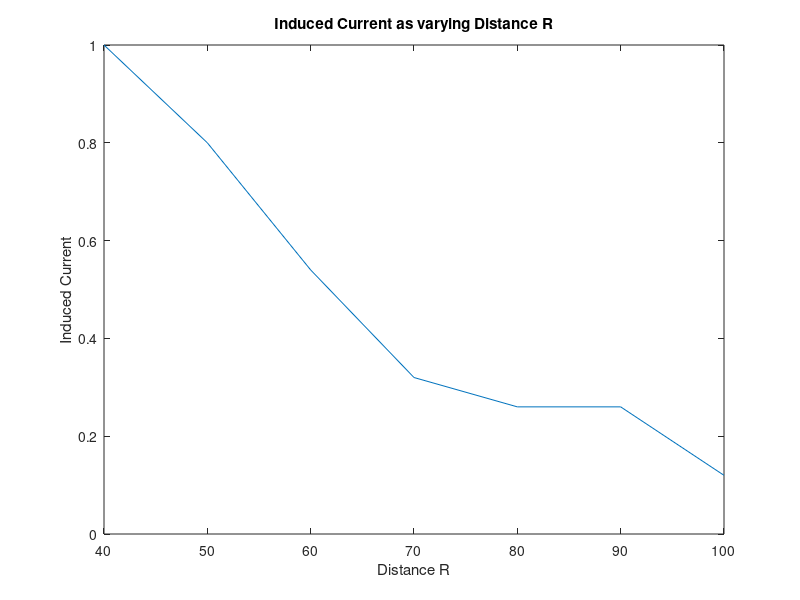
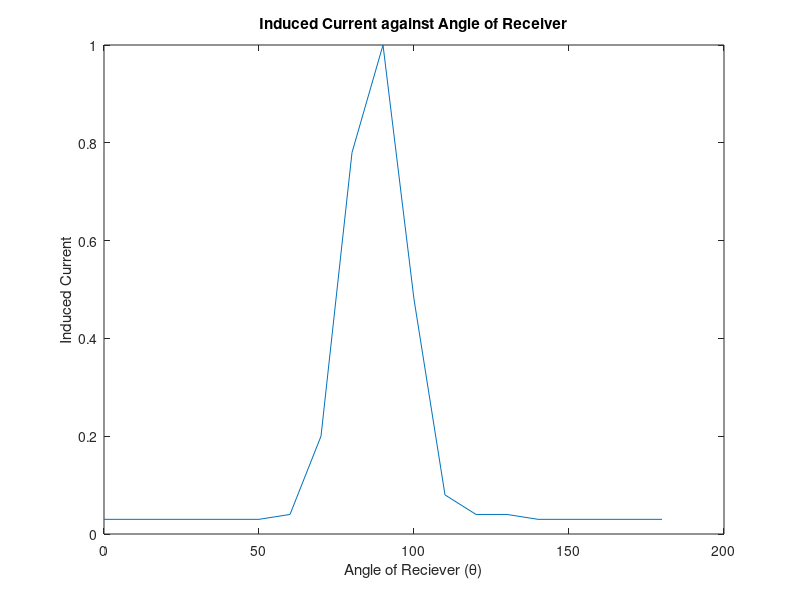

Reproduce these figures in MATLAB, in order.
clear all;
close all;

% E = I/R^2
% I = I/R^2
% Experiment 1a

% Section 4
% Table 1.1 contained within R, M,MR and MRSquared
% Intensity Dial set to , dial at 180 degrees
% M is recorded Data
%Uncert in R = 0.5, uncert in m = 0.05
R = 40:10:100;
M =[1,0.8,0.54,0.32,0.26,0.26,0.12];
MR = M.*R;
MRSquared = M.*(R.^2);
figure(1);
plot(R,M);
xlabel('Distance R');
ylabel('Induced Current');
title('Induced Current as varying Distance R');

% Section 5
% Set R to value between 70cm and 90cm (80cm)
% Gradually Trends upwards with a sinusoidal variation 
% With the value of 1.4

% Section 6
% Set R to value between 50 and 90 cm (70cm)
% Gradually Trends upwards with a sinusoidal variation
% Possible interference?

% Section 7
% R is set to 50cm
% Intensity when angle of polarisation is 0 degrees
% is 0.5 and varies downward to 0 with cos^2 as the angle
%  of polarisation approaches 90 degrees
% this then increases as the polarisation angle is
% set to 180.
% This result is replicated when the transmitter is 
% rotated instead of the receiver

% Section 8 
% R is set to ~ 45cm
%Uncert in R = 0.5, uncert in m = 0.05
%Uncert in degrees = 1 degree
degrees = 0:10:180;
inducedCurrent =[0.03,0.03,0.03,0.03,0.03,0.03,0.04,0.20,0.78,1,0.48,0.08,0.04,0.04,0.03,0.03,0.03,0.03,0.03];
figure(2);
plot(degrees,inducedCurrent);
title('Induced Current against Angle of Receiver');
xlabel('Angle of Reciever ({\theta})');
ylabel('Induced Current');




